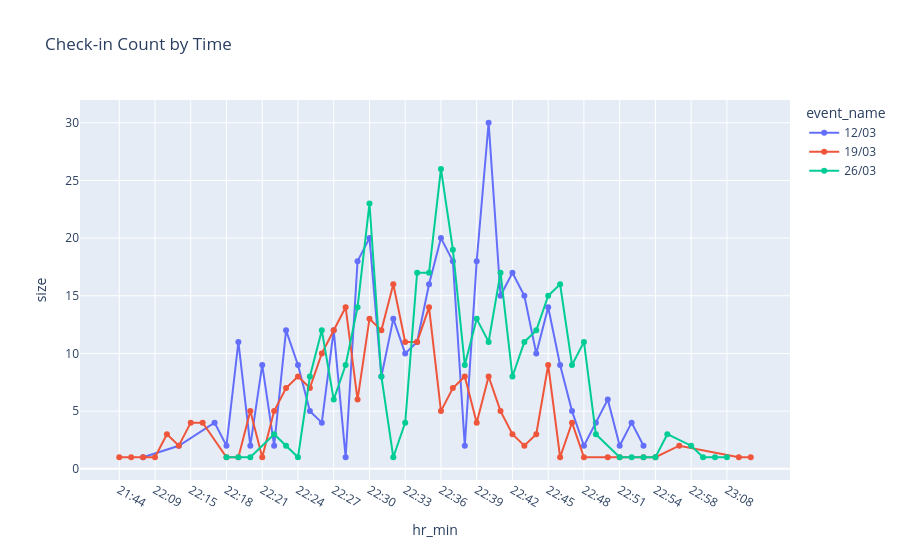

Notebook cell for this chart:
### Code cell
# Check-in minute rush by event
min_rush = checkin_info.groupby(['event_name', 'hr_min'], as_index=False).size()
# min_rush = min_rush.sort_values(by=['hr_min'])
time_order = sorted(min_rush['hr_min'].unique(), key=lambda x: pd.to_datetime(x, format='%H:%M'))
min_fig = px.line(min_rush, x='hr_min', y='size', 
                  category_orders={'hr_min': time_order},  # ensure x-axis is in chronological order
                  color='event_name', markers=True,
                  title='Check-in Count by Time')
min_fig.update_xaxes(dtick=3, tickangle=30)  
min_fig.update_layout(xaxis_title='Time (Hour:Minute)', yaxis_title='Number of Check-ins')
min_fig

### Figure 1 — Plotly figure (JSON) as saved in the notebook; plotly's stock layout.template omitted (floating-point values rounded to 4 significant figures)
{"data": [{"hovertemplate": "event_name=12/03<br>hr_min=%{x}<br>size=%{y}<extra></extra>", "legendgroup": "12/03", "line": {"color": "#636efa", "dash": "solid"}, "marker": {"symbol": "circle"}, "mode": "lines+markers", "name": "12/03", "orientation": "v", "showlegend": true, "type": "scatter", "x": ["21:56", "22:13", "22:17", "22:18", "22:19", "22:20", "22:21", "22:22", "22:23", "22:24", "22:25", "22:26", "22:27", "22:28", "22:29", "22:30", "22:31", "22:32", "22:33", "22:34", "22:35", "22:36", "22:37", "22:38", "22:39", "22:40", "22:41", "22:42", "22:43", "22:44", "22:45", "22:46", "22:47", "22:48", "22:49", "22:50", "22:51", "22:52", "22:53"], "xaxis": "x", "y": [1, 2, 4, 2, 11, 2, 9, 2, 12, 9, 5, 4, 12, 1, 18, 20, 8, 13, 10, 11, 16, 20, 18, 2, 18, 30, 15, 17, 15, 10, 14, 9, 5, 2, 4, 6, 2, 4, 2], "yaxis": "y"}, {"hovertemplate": "event_name=19/03<br>hr_min=%{x}<br>size=%{y}<extra></extra>", "legendgroup": "19/03", "line": {"color": "#EF553B", "dash": "solid"}, "marker": {"symbol": "circle"}, "mode": "lines+markers", "name": "19/03", "orientation": "v", "showlegend": true, "type": "scatter", "x": ["21:44", "21:55", "21:56", "22:09", "22:11", "22:13", "22:15", "22:16", "22:18", "22:19", "22:20", "22:21", "22:22", "22:23", "22:24", "22:25", "22:26", "22:27", "22:28", "22:29", "22:30", "22:31", "22:32", "22:33", "22:34", "22:35", "22:36", "22:37", "22:38", "22:39", "22:40", "22:41", "22:42", "22:43", "22:44", "22:45", "22:46", "22:47", "22:48", "22:50", "22:51", "22:53", "22:54", "22:56", "23:13", "23:14"], "xaxis": "x", "y": [1, 1, 1, 1, 3, 2, 4, 4, 1, 1, 5, 1, 5, 7, 8, 7, 10, 12, 14, 6, 13, 12, 16, 11, 11, 14, 5, 7, 8, 4, 8, 5, 3, 2, 3, 9, 1, 4, 1, 1, 1, 1, 1, 2, 1, 1], "yaxis": "y"}, {"hovertemplate": "event_name=26/03<br>hr_min=%{x}<br>size=%{y}<extra></extra>", "legendgroup": "26/03", "line": {"color": "#00cc96", "dash": "solid"}, "marker": {"symbol": "circle"}, "mode": "lines+markers", "name": "26/03", "orientation": "v", "showlegend": true, "type": "scatter", "x": ["22:18", "22:19", "22:20", "22:22", "22:23", "22:24", "22:25", "22:26", "22:27", "22:28", "22:29", "22:30", "22:31", "22:32", "22:33", "22:34", "22:35", "22:36", "22:37", "22:38", "22:39", "22:40", "22:41", "22:42", "22:43", "22:44", "22:45", "22:46", "22:47", "22:48", "22:49", "22:51", "22:52", "22:53", "22:54", "22:55", "22:58", "23:02", "23:03", "23:08"], "xaxis": "x", "y": [1, 1, 1, 3, 2, 1, 8, 12, 6, 9, 14, 23, 8, 1, 4, 17, 17, 26, 19, 9, 13, 11, 17, 8, 11, 12, 15, 16, 9, 11, 3, 1, 1, 1, 1, 3, 2, 1, 1, 1], "yaxis": "y"}], "layout": {"legend": {"title": {"text": "event_name"}, "tracegroupgap": 0}, "title": {"text": "Check-in Count by Time"}, "xaxis": {"anchor": "y", "categoryarray": ["21:44", "21:55", "21:56", "22:09", "22:11", "22:13", "22:15", "22:16", "22:17", "22:18", "22:19", "22:20", "22:21", "22:22", "22:23", "22:24", "22:25", "22:26", "22:27", "22:28", "22:29", "22:30", "22:31", "22:32", "22:33", "22:34", "22:35", "22:36", "22:37", "22:38", "22:39", "22:40", "22:41", "22:42", "22:43", "22:44", "22:45", "22:46", "22:47", "22:48", "22:49", "22:50", "22:51", "22:52", "22:53", "22:54", "22:55", "22:56", "22:58", "23:02", "23:03", "23:08", "23:13", "23:14"], "categoryorder": "array", "domain": [0, 1], "dtick": 3, "tickangle": 30, "title": {"text": "hr_min"}}, "yaxis": {"anchor": "x", "domain": [0, 1], "title": {"text": "size"}}}}
